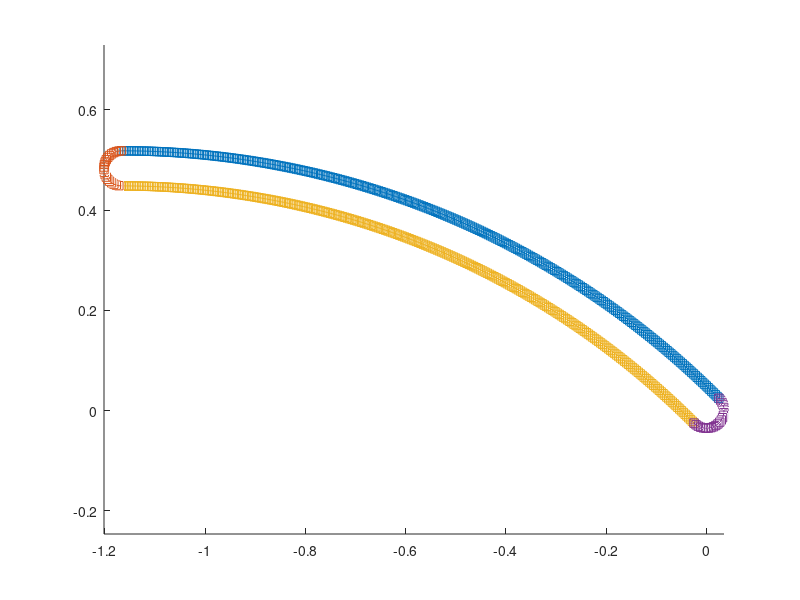
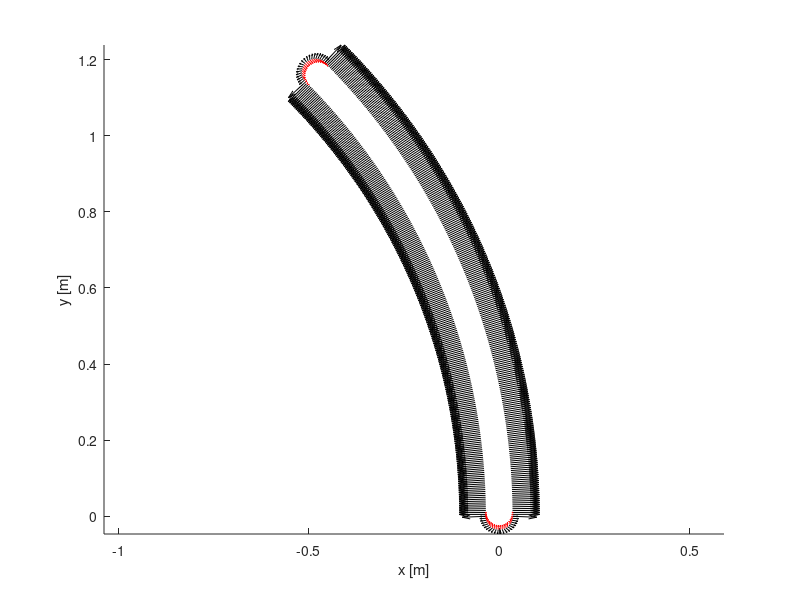
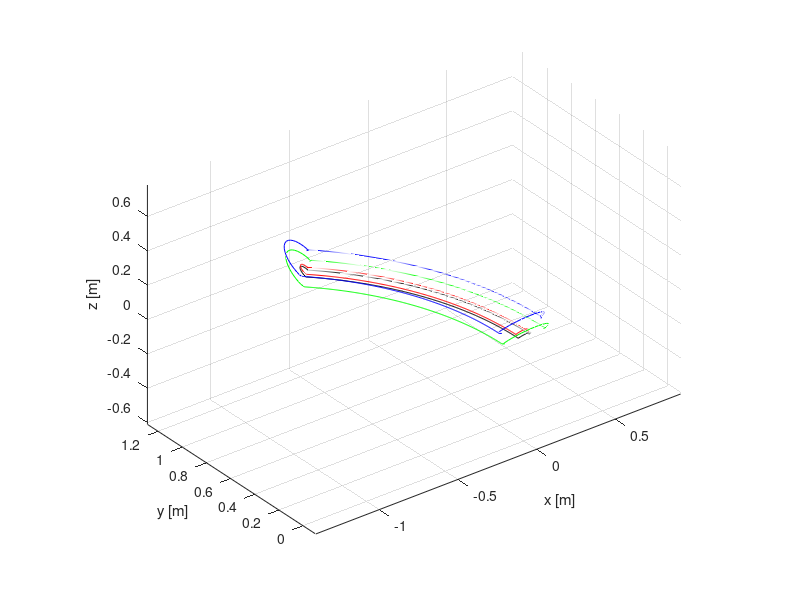
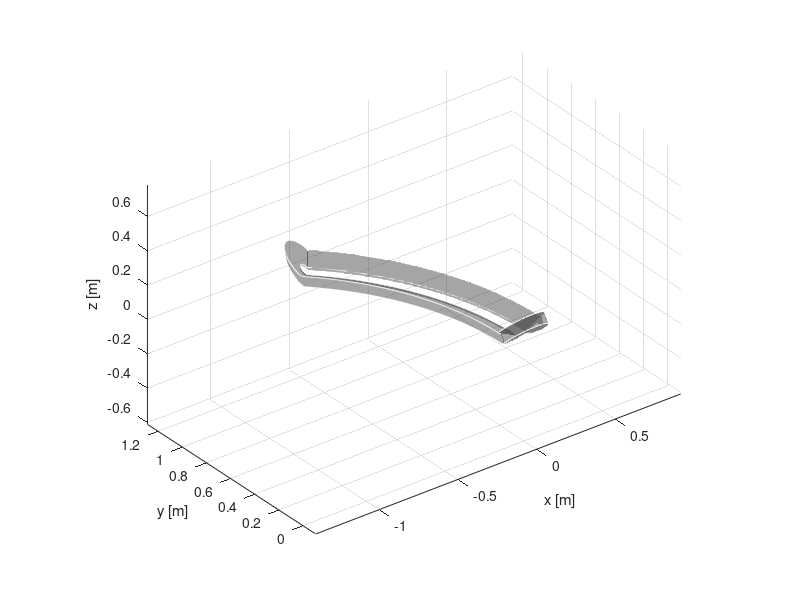

These charts were generated, in order, by the following MATLAB code: (Note: this script raises an error after producing the figures.)
%First 2D drawing of the Dipole coil surface

clc, clear, close all;

%% Input Parametrs for the GaTo MAIN Line

%Geometric parameters
dL=5.0E-3;       %[m]

Ncoils = 1;

aper = 0.07;        %Magnet aperture (diameter) [m]
R0 = 6.6/4;         %Reference curvature radius [m]
R_ext = R0+aper/2;  %External profile radius [m]
R_int = R0-aper/2;  %Internal profile radius [m]

R_h = aper/2;       %Magnet's head radius [m]

t=10.0E-2;          %Coil Thickness [m]
h=2.0E-2;          %Coil Height    [m]

defl = 45*pi/180;  %Angle of beam deflection [rad]

z_h = aper/2;      %Height of the heads [m]

th = 30*pi/180;      %Angle of the cos-theta section [rad]

CS = th/2*((aper/2+t)^2-(aper/2)^2);    % Conductor crosse-section, assuming it is a perfect circle sector [m**2]

%% Setting up the geometry

% External profile - section 1
Arc=R_ext*defl;
NR(1)=ceil(Arc/dL);
theta = linspace(0,defl,NR(1));
rho = linspace(R_ext,R_ext,NR(1));
[x1,y1] = pol2cart(theta,rho);
x1 = x1 - x1(1) + aper/2;
% y1 = y1 - y1(1) -;
z1 = zeros(size(x1));

% top magnet head - section 2
Arc=R_h*pi;
NR(2)=ceil(Arc/dL);
if mod(NR(2),2)>0; NR(2)=NR(2)+1;end
theta = linspace(defl,defl+pi,NR(2));
rho = linspace(R_h,R_h,NR(2));
[x2,y2] = pol2cart(theta,rho);
x2 = x2 - x2(1) + x1(end);
y2 = y2 - y2(1) + y1(end);
z2 = z_h*sin(linspace(0,pi,NR(2)));

% Internal profile - section 3
Arc=R_int*defl;
NR(3)=ceil(Arc/dL);
theta = linspace(defl,0,NR(3));
rho = linspace(R_int,R_int,NR(3));
[x3,y3] = pol2cart(theta,rho);
x3 = x3 - x3(1) + x2(end);
y3 = y3 - y3(1) + y2(end);
z3 = zeros(size(x3));

% bottom magnet head - section 4
Arc=R_h*pi;
NR(4)=ceil(Arc/dL);
if mod(NR(4),2)>0; NR(4)=NR(4)+1;end
theta = linspace(-pi,0,NR(4));
rho = linspace(R_h,R_h,NR(4));
[x4,y4] = pol2cart(theta,rho);
x4 = x4 - x4(1) + x3(end);
y4 = y4 - y4(1) + y3(end);
z4 = z_h*sin(linspace(0,pi,NR(4)));

%combine all sections
x = {x1, x2, x3, x4};
y = {y1, y2, y3, y4};
z = {z1, z2, z3, z4};
Nsections = length(x);

% combine coordinates into 3 vectors
X1 = cell(1,Nsections);
for i=1:Nsections
    X1{i}=[x{i};y{i};z{i}];
end


% Definition of rotation matrix
M_rot = @(v,rot)[cos(rot)+v(1)*v(1)*(1-cos(rot)), ...
    v(1)*v(2)*(1-cos(rot))-v(3)*sin(rot), ...
    v(1)*v(3)*(1-cos(rot))+v(2)*sin(rot); ...
    v(2)*v(1)*(1-cos(rot))+v(3)*sin(rot), ...
    cos(rot)+v(2)*v(2)*(1-cos(rot)), ...
    v(2)*v(3)*(1-cos(rot))-v(1)*sin(rot); ...
    v(3)*v(1)*(1-cos(rot))-v(2)*sin(rot), ...
    v(3)*v(2)*(1-cos(rot))+v(1)*sin(rot), ...
    cos(rot)+v(3)*v(3)*(1-cos(rot))];

%% plot for checking
figure; axes; hold on;
C = lines(Nsections);
for i=1:Nsections
    X1{i} = M_rot([0,0,1],45*pi/180)*X1{i};
    plot3(X1{i}(1,:),X1{i}(2,:),X1{i}(3,:),'s-','Color',C(i,:));
    X1{i} = M_rot([0,0,1],-45*pi/180)*X1{i};
end
axis equal;
axis tight;


%% Vector math for finding other edges
% find direction vector
Dt = cell(1,Nsections);
for i=1:Nsections
    Dt{i} = diff(X1{i},[],2);
end

L_wire = 0;
for i=1:Nsections
      L_wire = L_wire + sum(sqrt(sum(Dt{i}.^2,1)));
end


% take average direction vector
D = cell(1,Nsections);
for i=1:Nsections
    if i==1; idxp = Nsections; else idxp = i-1; end
    if i==Nsections; idxn = 1; else idxn = i+1; end

    Dtemp = [Dt{idxp}(:,end),Dt{i},Dt{idxn}(:,1)];
    D{i} = (Dtemp(:,1:end-1)+Dtemp(:,2:end))/2;
end

% normalize
for i=1:Nsections
   D{i} = bsxfun(@rdivide,D{i},sqrt(sum(D{i}.^2,1)));
end

% vertical vector
R = cell(1,Nsections);
for i=1:Nsections
    R{i} = zeros(size(D{i}));
    R{i}(3,:) = 1;
end



dTh = cell(1,1);
for i=1:Nsections
    dTh{i} = asin(Dt{i}(3,:)./sqrt(sum(Dt{i}.^2,1)));
    dTh{i} = [0,dTh{i}];
end


for i=2
    for j=1:size(X1{i},2)
        R{i}(:,j) = M_rot([cos(defl),sin(defl),0],(dTh{i}(2)))*R{i}(:,j);
    end
end

for i=4
    for j=1:size(X1{i},2)
        R{i}(:,j) = M_rot([1,0,0],-(dTh{i}(2)))*R{i}(:,j);
    end
end

% normal vector
N = cell(1,Nsections);
for i=1:Nsections
    N{i} = cross(D{i},R{i});
end

%% find other cable edges
X2 = cell(1,Nsections);
X3 = cell(1,Nsections);
X4 = cell(1,Nsections);
TH = cell(1,Nsections);

for i=1:Nsections
    X2{i} = X1{i} + h*R{i};
    X3{i} = X1{i} + h*R{i} + t*N{i};
    X4{i} = X1{i} + t*N{i};
end

%% vectors' check
figure; hold on;
for i=1:Nsections
    quiver3(X1{i}(1,:),X1{i}(2,:),X1{i}(3,:),N{i}(1,:),N{i}(2,:),N{i}(3,:),'k');
    quiver3(X1{i}(1,:),X1{i}(2,:),X1{i}(3,:),R{i}(1,:),R{i}(2,:),R{i}(3,:),'r');

%     quiver3(X1{i}(1,:),X1{i}(2,:),X1{i}(3,:),R2{i}(1,:),R2{i}(2,:),R2{i}(3,:),'k');
%     quiver3(X1{i}(1,:),X1{i}(2,:),X1{i}(3,:),D{i}(1,:),D{i}(2,:),D{i}(3,:),'b');
end
xlabel('x [m]');
ylabel('y [m]');
zlabel('z [m]');
axis equal;


%% to create non-square cross-section
for i=1:4
    X2{i}(1,:) = X1{i}(1,:) - aper/2*(1-cos(th));
    X2{i}(3,:) = X1{i}(3,:) + aper/2*sin(th);

    X3{i}(1,:) = X4{i}(1,:) - (aper/2+t)*(1-cos(th));
    X3{i}(3,:) = X4{i}(3,:) + (aper/2+t)*sin(th);
end

% combine into surface matrix per section
xmat = cell(Nsections,1); ymat = cell(Nsections,1); zmat = cell(Nsections,1);
for i=1:Nsections
    % turn into surface matrices
    xmat{i} = [X1{i}(1,:)',X2{i}(1,:)',X3{i}(1,:)',X4{i}(1,:)'];
    ymat{i} = [X1{i}(2,:)',X2{i}(2,:)',X3{i}(2,:)',X4{i}(2,:)'];
    zmat{i} = [X1{i}(3,:)',X2{i}(3,:)',X3{i}(3,:)',X4{i}(3,:)'];
end

%% Plot edges
% Make figure
f = figure('Color','w','Position',[100,100,700,400]);
ax = axes('Parent',f);
hold(ax,'on'); grid(ax,'on');

for i=1:Nsections
    plot3(X1{i}(1,:),X1{i}(2,:),X1{i}(3,:),'k-');
    plot3(X2{i}(1,:),X2{i}(2,:),X2{i}(3,:),'r-');
    plot3(X3{i}(1,:),X3{i}(2,:),X3{i}(3,:),'b-');
    plot3(X4{i}(1,:),X4{i}(2,:),X4{i}(3,:),'g-');
end

axis(ax,'equal'); axis(ax,'tight');
view(ax,3);
xlabel('x [m]');ylabel('y [m]');zlabel('z [m]');

%% Plot as surface
% Make figure
f = figure('Color','w','Position',[100,100,700,400]);
ax = axes('Parent',f);
hold(ax,'on'); grid(ax,'on');

% note to self; need to remove last element of each section here

xsurf = cell2mat(xmat);
ysurf = cell2mat(ymat);
zsurf = cell2mat(zmat);

surface(xsurf(:,[1:4,1]),ysurf(:,[1:4,1]),zsurf(:,[1:4,1]),'FaceColor',[0.3,0.3,0.3],'FaceAlpha',0.5,'EdgeColor','none');
plot3(xsurf,ysurf,zsurf,'w-');

% surface(xsurf(:,[1:4,1]),ysurf(:,[1:4,1]),-zsurf(:,[1:4,1]),'FaceColor',[0.3,0.3,0.3],'FaceAlpha',0.5,'EdgeColor','none');
% plot3(xsurf,ysurf,-zsurf,'w-');

axis(ax,'equal'); axis(ax,'tight');
view(ax,3);
xlabel('x [m]');ylabel('y [m]');zlabel('z [m]');

autoArrangeFigures(2,3,1)


%% export coil to field
% create field model
mymodel = create_model();
mymodel.verbose = -1;
mymodel.device = 'CPU';
mymodel.waitbar = false;

% create coils as MP file class
mycoil = create_MP;
mycoil.scale = 1; % dimensions are in m
mycoil.name = 'Coil up';

% shape of coil
mycoil.X = cell2mat(xmat);
mycoil.Y = cell2mat(ymat);
mycoil.Z = cell2mat(zmat);
mycoil.nsec = size(mycoil.X,1);
mycoil.Across = CS;
mycoil.gamma = pi/4;
mycoil.theta = 0;

% number of elements in cross section
mycoil.nh = 10;
mycoil.nd = 20;

% current settings
mycoil.st = 'nJ'; % set number of windings and current density
mycoil.nwindings = 1;
mycoil.J = 88E+6; % [A/mm^2]
mycoil.calcnIJ();

% add coil to model
mymodel.add(mycoil);

%%
mycoil = create_MP;
mycoil.scale = 1; % dimensions are in m
mycoil.name = 'Coil down';

% shape of coil
mycoil.X = cell2mat(xmat);
mycoil.Y = cell2mat(ymat);
mycoil.Z = -cell2mat(zmat);
mycoil.nsec = size(mycoil.X,1);
mycoil.Across = CS ;
mycoil.gamma = pi/4;
mycoil.theta = 0;

% number of elements in cross section
mycoil.nh = 10;
mycoil.nd = 20;

% current settings
mycoil.st = 'nJ'; % set number of windings and current density
mycoil.nwindings = 1;
mycoil.J = 88E+6; % [A/mm^2]
mycoil.calcnIJ();

% add coil to model
mymodel.add(mycoil);

%% Start Field GUI
geo = tool_geometry;
geo.add(mymodel);
geo.updateModel;


%% ---- Peak Field Calculation ----
% mysurf = calculate_surface;
% mysurf.msinsource = mymodel;
% mysurf.msintarget = mymodel;
% mysurf.calculate;
%
% fprintf(['Peak field on the conductors is: ', num2str(max(mysurf.peakfield.Bmax)), ' [T] \n \n']);
% Bx_surf = reshape(mysurf.field{1}.B.x, 1, []);
% By_surf = reshape(mysurf.field{1}.B.y, 1, []);
% Bz_surf = reshape(mysurf.field{1}.B.z, 1, []);

%% ---- Field Plane Calculation ----
myplane = calculate_plane;
myplane.add(mymodel);
set(myplane,'planetype','xy','L',1.5,'H',1,'nstepL',500,'nstepH',500,'offsety',0.2,'offsetx',-0.6);
myplane.calculate();

%% plot plane calculation
figure;
Bmag = sqrt(myplane.B.x.^2 + myplane.B.y.^2 + myplane.B.z.^2);
surface(myplane.B.plotxlim,myplane.B.plotylim,myplane.B.z,'FaceColor','interp','EdgeColor','none');
colormap(jet); colorbar('EastOutside');
axis('equal'); axis('tight');

% interpolation of the field at coordinate
Bmagi=interp2(myplane.B.plotxlim,myplane.B.plotylim,Bmag,0,1);
